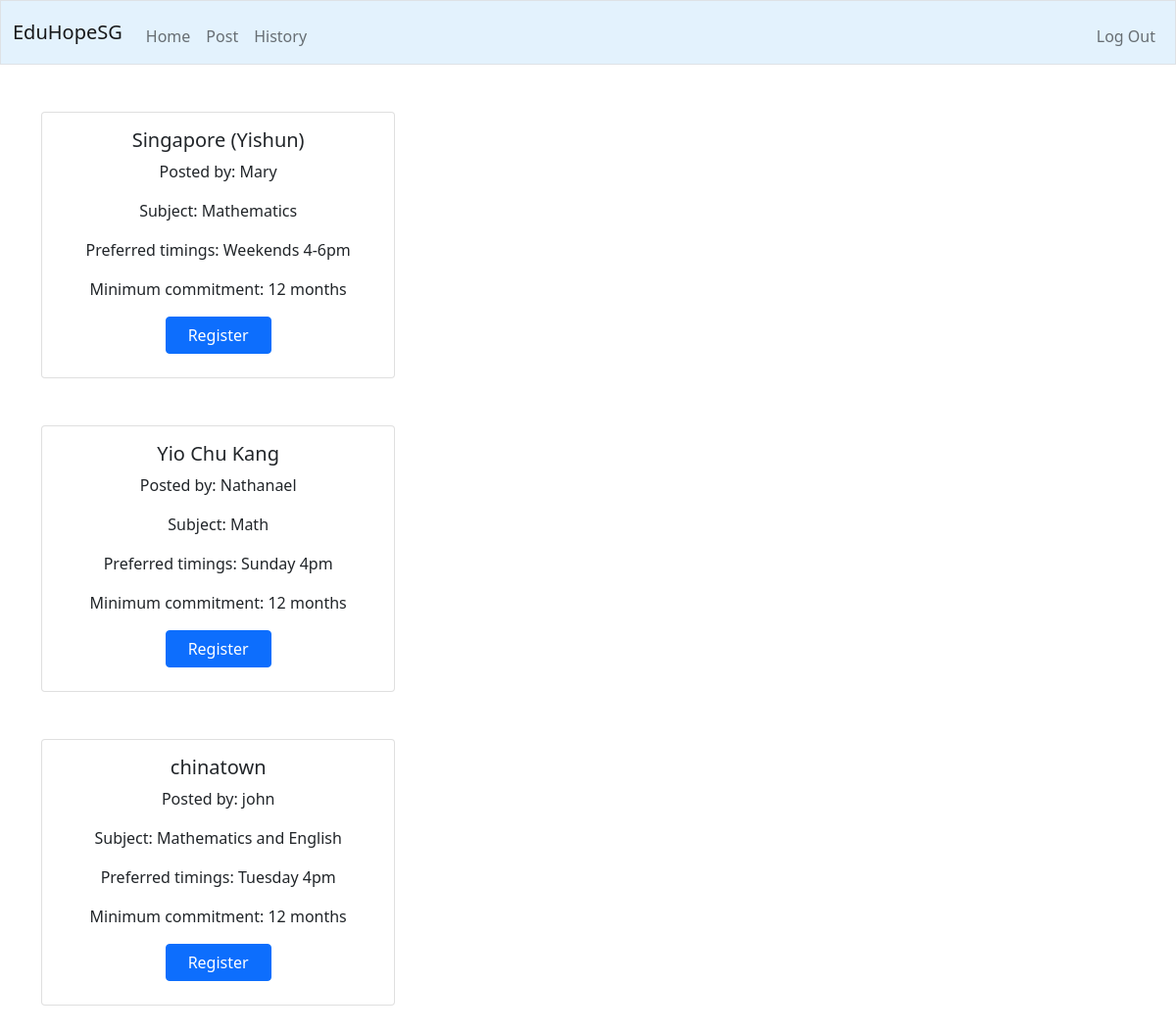
Screenshot of / (signed in) with the database file from the repository.
### tables this page shows
CREATE TABLE openings(username TEXT NOT NULL, location TEXT NOT NULL, subject TEXT NOT NULL, day TEXT NOT NULL, time TEXT NOT NULL, month TEXT NOT NULL, id INTEGER PRIMARY KEY AUTOINCREMENT, level TEXT NOT NULL, status TEXT);

### app.py (the view)
@app.route("/", methods=["GET"])
@login_required
def index():
    try:
        data = db.execute("SELECT username, location, subject, day, time, month, id FROM openings WHERE status = 'open' ORDER BY location")
        return render_template("index.html", data=data)
    except:
        return render_template("index.html")

### app.py (called while the page is built)
@app.after_request
def after_request(response):
    response.headers["Cache-Control"] = "no-cache, no-store, must-revalidate"
    response.headers["Expires"] = 0
    response.headers["Pragma"] = "no-cache"
    return response

### helpers.py (called while the page is built)
def login_required(f):
    @wraps(f)
    def decorated_function(*args, **kwargs):
        if session.get("user_id") is None:
            return redirect("/login")
        return f(*args, **kwargs)
    return decorated_function

### templates/index.html (shortened to what this page needs)
{% extends "layout.html" %}
{% block main %}
    <div class="row row-cols-1 row-cols-md-3 g-3">
        {% for row in data %}
            <div class="col">
                <div class="card" style="card-border-color: blue;">
                    <div class="card-body">
                    <h5 class="card-title">{{ row.location }}</h5>
                    <p class="card-text">Posted by: {{ row.username }}</p>
                    <p class="card-text">Subject: {{ row.subject }}</p>
                    <p class="card-text">Preferred timings: {{ row.day }} {{ row.time }}</p>
                    <p class="card-text">Minimum commitment: {{ row.month }} months</p>
                </div>
                <button type="button" class="btn btn-primary" data-bs-toggle="modal" data-bs-target="#exampleModal" style="width:30%;margin-left:auto;margin-right:auto;">
                    Register
                </button><br>
            </div>
            <br><br>
        {% endfor %}
    </div>
{% endblock %}

### templates/layout.html (shortened to what this page needs)
<!DOCTYPE html>
<html lang="en">
    <head>
        <link href="https://cdn.jsdelivr.net/npm/bootstrap@5.1.3/dist/css/bootstrap.min.css" rel="stylesheet">
    </head>
    <body>
        <nav class="navbar navbar-light border navbar navbar-expand-md navbar-light" style="background-color: #e3f2fd;">
            <div class="container-fluid">
                <a class="navbar-brand" href="/"><span class="blue">EduHopeSG</span></a>
                <div class="collapse navbar-collapse" id="navbar">
                    {% if session["user_id"] %}
                        <ul class="navbar-nav me-auto mt-2">
                            <li class="nav-item"><a class="nav-link" href="/">Home</a></li>
                            <li class="nav-item"><a class="nav-link" href="/post">Post</a></li>
                            <li class="nav-item"><a class="nav-link" href="/history">History</a></li>
                        </ul>
                        <ul class="navbar-nav ms-auto mt-2">
                            <li class="nav-item"><a class="nav-link" href="/logout">Log Out</a></li>
                        </ul>
                    {% else %}
                        <ul class="navbar-nav ms-auto mt-2">
                            <li class="nav-item"><a class="nav-link" href="/">Home</a></li>
                            <li class="nav-item"><a class="nav-link" href="/login">Log In</a></li>
                        </ul>
                    {% endif %}
                </div>
            </div>
        </nav>
        <main class="container py-5 text-center">
            {% block main %}{% endblock %}
        </main>
    </body>
</html>

### rows the page displays
openings: location "Singapore (Yishun)", username "Mary", subject "Mathematics", day "Weekends", time "4-6pm", month "12"
openings: location "Yio Chu Kang", username "Nathanael", subject "Math", day "Sunday", time "4pm", month "12"
openings: location "chinatown", username "john", subject "Mathematics and English", day "Tuesday", time "4pm", month "12"
